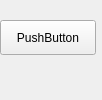
<?xml version="1.0" encoding="UTF-8"?>
<ui version="4.0">
 <class>Form</class>
 <widget class="QWidget" name="Form">
  <property name="geometry">
   <rect>
    <x>0</x>
    <y>0</y>
    <width>102</width>
    <height>100</height>
   </rect>
  </property>
  <property name="windowTitle">
   <string>Form</string>
  </property>
  <widget class="QPushButton" name="button">
   <property name="geometry">
    <rect>
     <x>0</x>
     <y>20</y>
     <width>96</width>
     <height>35</height>
    </rect>
   </property>
   <property name="text">
    <string>PushButton</string>
   </property>
  </widget>
 </widget>
 <resources/>
 <connections/>
</ui>
